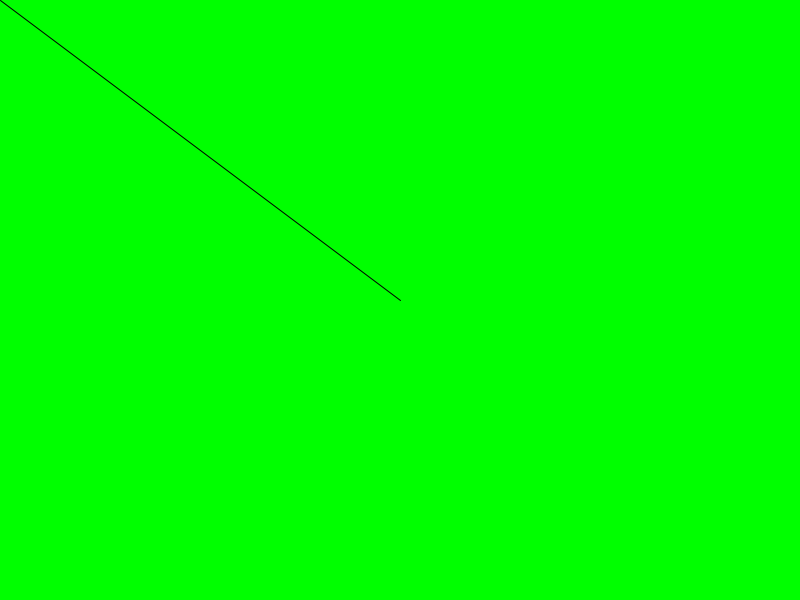
Frame 1 (no input)
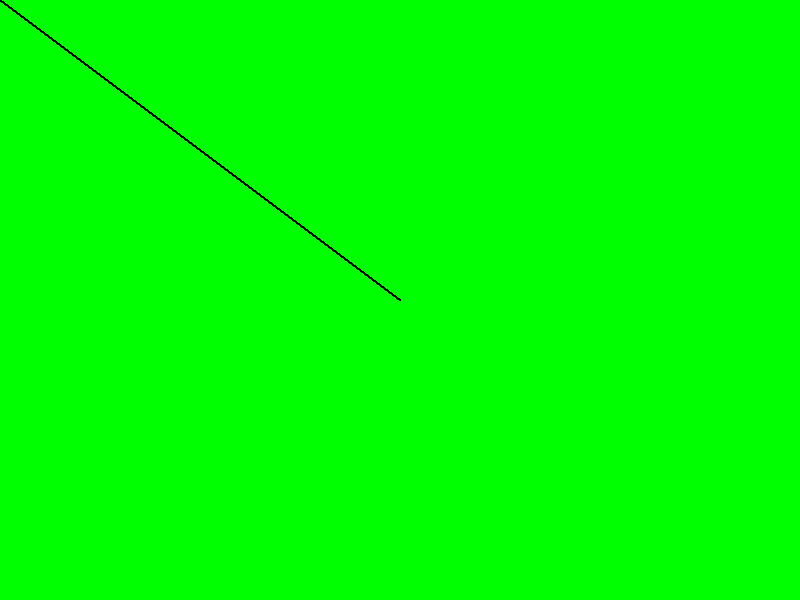
Frame 60 (the mouse pressed at the canvas centre just before this capture)
Frame 120 (the mouse held since frame 60 and released just before this capture): identical to frame 60, image omitted

The Processing sketch that drew these frames (run headless with seeded random() and noise(); from frame 60 on, the mouse is pressed at the canvas centre):

// Processing sketch: sketch_zero
// ── sketch_zero.pde
void setup() {
    size(800, 600);
    background(0, 255, 0);
}

void draw() {
    line(mouseX, mouseY, width/2, height/2);
}
